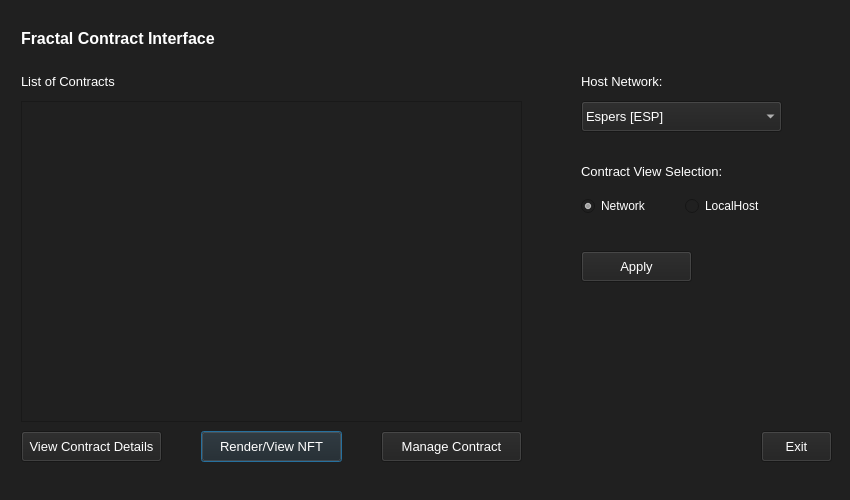
<?xml version="1.0" encoding="UTF-8"?>
<ui version="4.0">
 <class>ContractUI</class>
 <widget class="QDialog" name="ContractUI">
  <property name="windowModality">
   <enum>Qt::NonModal</enum>
  </property>
  <property name="enabled">
   <bool>true</bool>
  </property>
  <property name="geometry">
   <rect>
    <x>0</x>
    <y>0</y>
    <width>850</width>
    <height>500</height>
   </rect>
  </property>
  <property name="sizePolicy">
   <sizepolicy hsizetype="Preferred" vsizetype="Preferred">
    <horstretch>0</horstretch>
    <verstretch>0</verstretch>
   </sizepolicy>
  </property>
  <property name="minimumSize">
   <size>
    <width>0</width>
    <height>0</height>
   </size>
  </property>
  <property name="acceptDrops">
   <bool>false</bool>
  </property>
  <property name="windowTitle">
   <string>Form</string>
  </property>
  <property name="styleSheet">
   <string notr="true">color: rgb(255, 255, 255);
    background-color: rgb(32, 32, 32);</string>
  </property>
  <layout class="QGridLayout">
   <property name="sizeConstraint">
    <enum>QLayout::SetMaximumSize</enum>
   </property>
   <property name="leftMargin">
    <number>21</number>
   </property>
   <property name="topMargin">
    <number>21</number>
   </property>
   <property name="rightMargin">
    <number>10</number>
   </property>
   <item row="1" column="0">
    <widget class="QWidget" name="widget_fci" native="true">
     <property name="styleSheet">
      <string notr="true">background-color: rgb(32, 32, 32);
color: rgb(255, 255, 255);</string>
     </property>
     <widget class="QWidget" name="layoutWidget00">
      <property name="geometry">
       <rect>
        <x>0</x>
        <y>0</y>
        <width>501</width>
        <height>35</height>
       </rect>
      </property>
      <layout class="QHBoxLayout" name="horizontalLayout_4">
       <property name="spacing">
        <number>7</number>
       </property>
       <item>
        <widget class="QLabel" name="nftMAINWINDOW">
         <property name="font">
          <font>
           <pointsize>12</pointsize>
           <weight>75</weight>
           <bold>true</bold>
          </font>
         </property>
         <property name="text">
          <string>Fractal Contract Interface</string>
         </property>
        </widget>
       </item>
      </layout>
     </widget>
     <widget class="QPushButton" name="rnderBTN">
      <property name="geometry">
       <rect>
        <x>180</x>
        <y>410</y>
        <width>141</width>
        <height>31</height>
       </rect>
      </property>
      <property name="font">
       <font>
        <pointsize>10</pointsize>
       </font>
      </property>
      <property name="text">
       <string>Render/View NFT</string>
      </property>
     </widget>
     <widget class="QLabel" name="contpathLABEL">
      <property name="geometry">
       <rect>
        <x>0</x>
        <y>50</y>
        <width>271</width>
        <height>21</height>
       </rect>
      </property>
      <property name="font">
       <font>
        <pointsize>10</pointsize>
       </font>
      </property>
      <property name="text">
       <string>List of Contracts</string>
      </property>
     </widget>
     <widget class="QLabel" name="chostLABEL">
      <property name="geometry">
       <rect>
        <x>560</x>
        <y>50</y>
        <width>201</width>
        <height>21</height>
       </rect>
      </property>
      <property name="font">
       <font>
        <pointsize>10</pointsize>
       </font>
      </property>
      <property name="text">
       <string>Host Network:</string>
      </property>
     </widget>
     <widget class="QComboBox" name="chostSELECT">
      <property name="geometry">
       <rect>
        <x>560</x>
        <y>80</y>
        <width>201</width>
        <height>31</height>
       </rect>
      </property>
      <property name="font">
       <font>
        <pointsize>10</pointsize>
       </font>
      </property>
      <item>
       <property name="text">
        <string>Espers [ESP]</string>
       </property>
      </item>
     </widget>
     <widget class="QPushButton" name="aplyBTN">
      <property name="geometry">
       <rect>
        <x>560</x>
        <y>230</y>
        <width>111</width>
        <height>31</height>
       </rect>
      </property>
      <property name="font">
       <font>
        <pointsize>10</pointsize>
       </font>
      </property>
      <property name="text">
       <string>Apply</string>
      </property>
     </widget>
     <widget class="QPushButton" name="manageBTN">
      <property name="enabled">
       <bool>true</bool>
      </property>
      <property name="geometry">
       <rect>
        <x>360</x>
        <y>410</y>
        <width>141</width>
        <height>31</height>
       </rect>
      </property>
      <property name="font">
       <font>
        <pointsize>10</pointsize>
       </font>
      </property>
      <property name="text">
       <string>Manage Contract</string>
      </property>
     </widget>
     <widget class="QPushButton" name="viewcBTN">
      <property name="geometry">
       <rect>
        <x>0</x>
        <y>410</y>
        <width>141</width>
        <height>31</height>
       </rect>
      </property>
      <property name="font">
       <font>
        <pointsize>10</pointsize>
       </font>
      </property>
      <property name="text">
       <string>View Contract Details</string>
      </property>
     </widget>
     <widget class="QLabel" name="chostmethodLABEL">
      <property name="geometry">
       <rect>
        <x>560</x>
        <y>140</y>
        <width>201</width>
        <height>21</height>
       </rect>
      </property>
      <property name="font">
       <font>
        <pointsize>10</pointsize>
       </font>
      </property>
      <property name="text">
       <string>Contract View Selection:</string>
      </property>
     </widget>
     <widget class="QWidget" name="horizontalLayoutWidget">
      <property name="geometry">
       <rect>
        <x>560</x>
        <y>170</y>
        <width>201</width>
        <height>31</height>
       </rect>
      </property>
      <layout class="QHBoxLayout" name="horizontalLayout">
       <item>
        <widget class="QRadioButton" name="cxnmethodRADIO">
         <property name="enabled">
          <bool>true</bool>
         </property>
         <property name="text">
          <string>Network</string>
         </property>
         <property name="checked">
          <bool>true</bool>
         </property>
        </widget>
       </item>
       <item>
        <widget class="QRadioButton" name="clclhstmethodRADIO">
         <property name="text">
          <string>LocalHost</string>
         </property>
         <property name="checked">
          <bool>false</bool>
         </property>
        </widget>
       </item>
      </layout>
     </widget>
     <widget class="QTableView" name="contractVIEW">
      <property name="geometry">
       <rect>
        <x>0</x>
        <y>80</y>
        <width>501</width>
        <height>321</height>
       </rect>
      </property>
     </widget>
     <widget class="QPushButton" name="exitBTN">
      <property name="geometry">
       <rect>
        <x>740</x>
        <y>410</y>
        <width>71</width>
        <height>31</height>
       </rect>
      </property>
      <property name="font">
       <font>
        <pointsize>10</pointsize>
       </font>
      </property>
      <property name="text">
       <string>Exit</string>
      </property>
     </widget>
    </widget>
   </item>
  </layout>
 </widget>
 <resources/>
 <connections/>
</ui>
